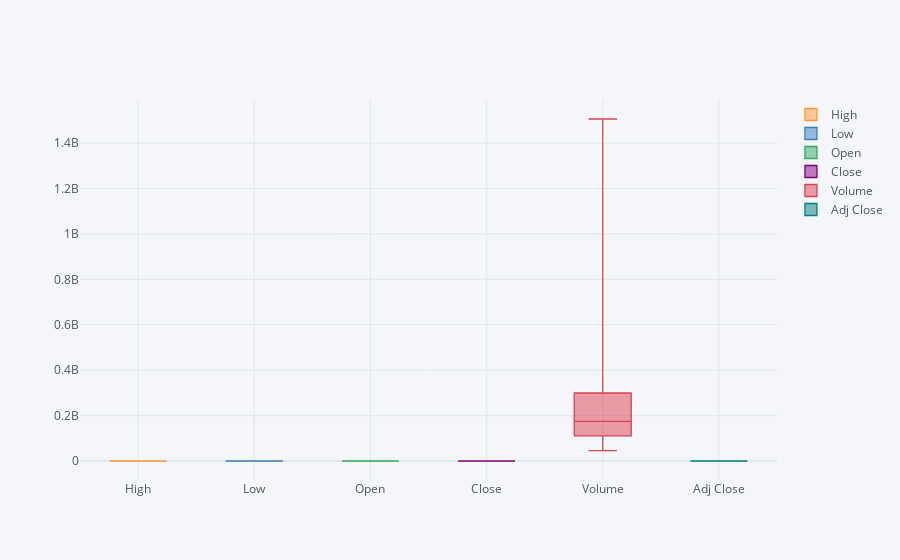

The notebook cell this image was saved under:
### Code cell
df.iplot(kind='box')

### Figure 1 — Plotly figure (JSON) as saved in the notebook; plotly's stock layout.template omitted (floating-point values rounded to 4 significant figures; data arrays with more than 128 entries replaced by an {"elided": "..."} marker saying what was removed)
{"data": [{"boxpoints": false, "line": {"width": 1.3}, "marker": {"color": "rgba(255, 153, 51, 1.0)"}, "name": "High", "orientation": "v", "type": "box", "y": {"elided": "2003 float values"}}, {"boxpoints": false, "line": {"width": 1.3}, "marker": {"color": "rgba(55, 128, 191, 1.0)"}, "name": "Low", "orientation": "v", "type": "box", "y": {"elided": "2003 float values"}}, {"boxpoints": false, "line": {"width": 1.3}, "marker": {"color": "rgba(50, 171, 96, 1.0)"}, "name": "Open", "orientation": "v", "type": "box", "y": {"elided": "2003 float values"}}, {"boxpoints": false, "line": {"width": 1.3}, "marker": {"color": "rgba(128, 0, 128, 1.0)"}, "name": "Close", "orientation": "v", "type": "box", "y": {"elided": "2003 float values"}}, {"boxpoints": false, "line": {"width": 1.3}, "marker": {"color": "rgba(219, 64, 82, 1.0)"}, "name": "Volume", "orientation": "v", "type": "box", "y": {"elided": "2003 int values"}}, {"boxpoints": false, "line": {"width": 1.3}, "marker": {"color": "rgba(0, 128, 128, 1.0)"}, "name": "Adj Close", "orientation": "v", "type": "box", "y": {"elided": "2003 float values"}}], "layout": {"legend": {"bgcolor": "#F5F6F9", "font": {"color": "#4D5663"}}, "paper_bgcolor": "#F5F6F9", "plot_bgcolor": "#F5F6F9", "title": {"font": {"color": "#4D5663"}}, "xaxis": {"gridcolor": "#E1E5ED", "showgrid": true, "tickfont": {"color": "#4D5663"}, "title": {"font": {"color": "#4D5663"}, "text": ""}, "zerolinecolor": "#E1E5ED"}, "yaxis": {"gridcolor": "#E1E5ED", "showgrid": true, "tickfont": {"color": "#4D5663"}, "title": {"font": {"color": "#4D5663"}, "text": ""}, "zerolinecolor": "#E1E5ED"}}}
